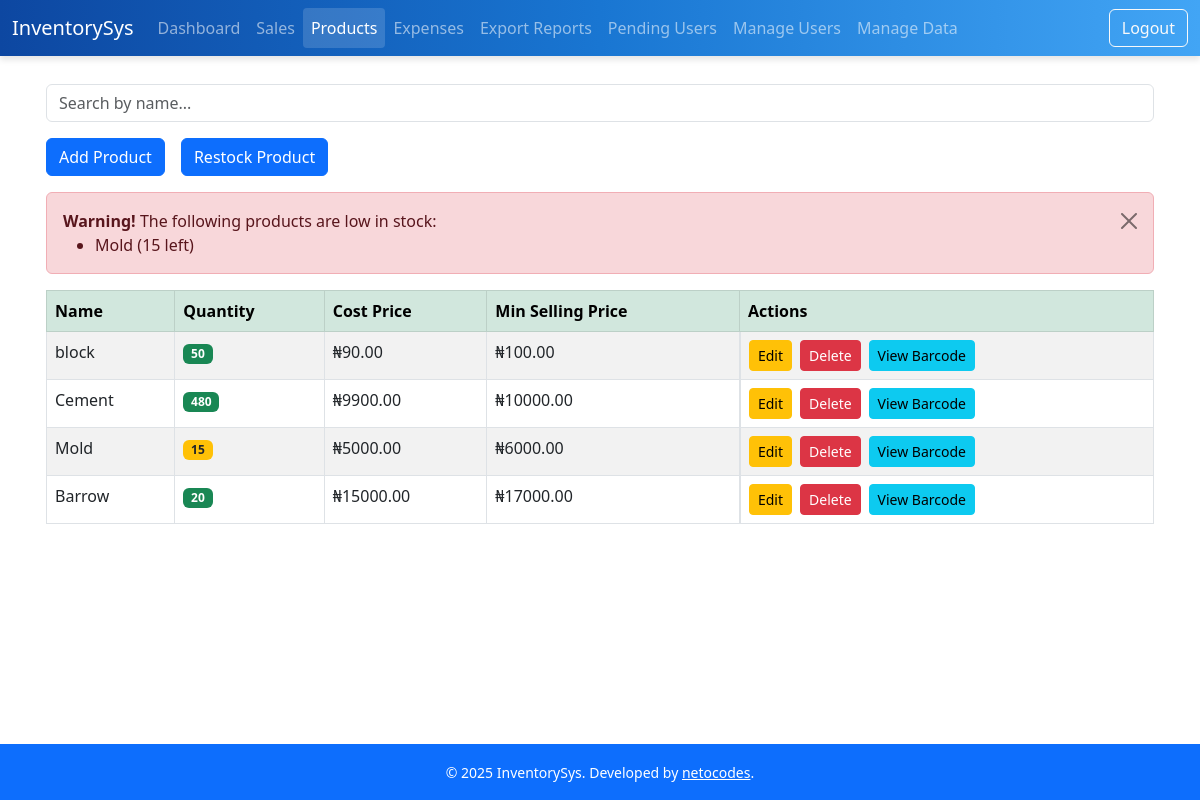
The page /products (signed in) on the database as committed earlier.
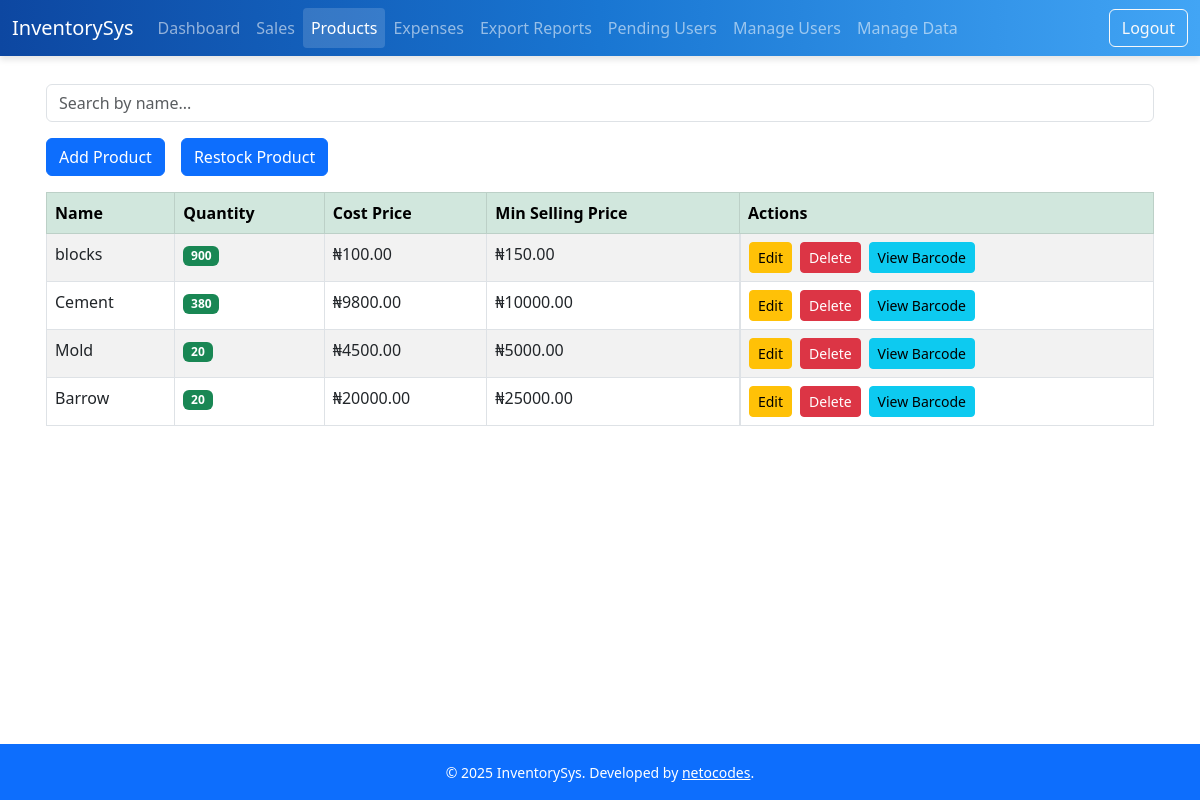
The same page on the database as committed later.
### models.py (models this page shows)
class Product(db.Model):
    id = db.Column(db.Integer, primary_key=True)
    uuid = db.Column(db.String(36), unique=True, default=lambda: str(uuid.uuid4()))
    barcode = db.Column(db.String(100), unique=True, nullable=True)  # <-- Add this line
    name = db.Column(db.String(100), nullable=False)
    quantity = db.Column(db.Integer, nullable=False)
    price = db.Column(db.Float, nullable=False)
    cost_price = db.Column(db.Float, nullable=False)
    timestamp = db.Column(db.DateTime, default=datetime.utcnow)
    last_modified = db.Column(db.DateTime, default=datetime.utcnow, onupdate=datetime.utcnow)
    synced = db.Column(db.Boolean, default=False)
    sales = db.relationship('Sale', backref='product', lazy=True)

### routes/products.py (the view)
@bp.route('/products')
@login_required
def index():
    search = request.args.get('q')
    if search:
        products = Product.query.filter(Product.name.ilike(f"%{search}%")).all()
    else:
        products = Product.query.all()
    low_stock_products = [p for p in products if p.quantity < 20]  # Set threshold as needed
    return render_template('index.html', products=products, low_stock_products=low_stock_products)

### app.py (called while the page is built)
@login_manager.user_loader
def load_user(user_id):
    return User.query.get(int(user_id))

### models.py (called while the page is built)
    def is_admin(self):
        return self.role == 'admin'

### templates/index.html (shortened to what this page needs)
{% extends "base.html" %}
{% block content %}
<form method="get" class="mb-3">
    <input type="text" name="q" class="form-control" placeholder="Search by name..." value="{{ request.args.get('q', '') }}">
</form>
<div class="d-grid gap-2 d-md-flex justify-content-md-start mb-3">
    <a href="{{ url_for('product.add_product') }}" class="btn btn-primary me-md-2">Add Product</a>
    <a href="{{ url_for('product.restock_product') }}" class="btn btn-primary">Restock Product</a>
</div>
{% with messages = get_flashed_messages(with_categories=true) %}
  {% if low_stock_products %}
    <div class="alert alert-danger alert-dismissible fade show flash-message" role="alert">
      <strong>Warning!</strong> The following products are low in stock:
      <ul class="mb-0">
        {% for p in low_stock_products %}
          <li>{{ p.name }} ({{ p.quantity }} left)</li>
        {% endfor %}
      </ul>
      <button type="button" class="btn-close" data-bs-dismiss="alert" aria-label="Close"></button>
    </div>
  {% endif %}
{% endwith %}
<div class="table-responsive">
  <table id="sales-table" class="table table-bordered table-striped nowrap" style="width:100%">
    <thead class="table-success">
        <tr>
            <th>Name</th>
            <th>Quantity</th>
            <th>Cost Price</th>
            <th>Min Selling Price</th>
            <th>Actions</th>
        </tr>
    </thead>
    <tbody>
        {% for product in products %}
        <tr>
            <td>{{ product.name }}</td>
            <td>
              {% if product.quantity <= 10 %}
                <span class="badge bg-danger">{{ product.quantity }}</span>
              {% elif product.quantity < 20 %}
                <span class="badge bg-warning text-dark">{{ product.quantity }}</span>
              {% else %}
                <span class="badge bg-success">{{ product.quantity }}</span>
              {% endif %}
            </td>
            <td>₦{{ "%.2f"|format(product.cost_price) }}</td>
            <td>₦{{ "%.2f"|format(product.price) }}</td>
            <td style="display: flex; align-items: center; gap: 0.5rem; white-space: nowrap;">
                <a href="{{ url_for('product.edit_product', id=product.id) }}" class="btn btn-sm btn-warning">Edit</a>
                <a href="{{ url_for('product.delete_product', id=product.id) }}" class="btn btn-sm btn-danger" onclick="return confirm('Are you sure you want to delete this product?');">Delete</a>
                {% if product.barcode %}
                    <a href="{{ url_for('product.view_barcode', barcode_value=product.barcode) }}" class="btn btn-sm btn-info">View Barcode</a>
                {% endif %}
            </td>
        </tr>
        {% else %}
        <tr><td colspan="5" class="text-center">No products found.</td></tr>
        {% endfor %}
    </tbody>
  </table>
</div>
{% endblock %}

Rows that differ between the two databases and show on the page:
no longer on one of the page's lists (row edited): Product: name "Mold", quantity "15"
changed Product: name "block" → "blocks"; quantity "50" → "900"; cost_price "90.00" → "100.00"; price "100.00" → "150.00"
changed Product "Cement": quantity "480" → "380"; cost_price "9900.00" → "9800.00"
changed Product "Mold": cost_price "5000.00" → "4500.00"; price "6000.00" → "5000.00"; quantity "15" → "20"
changed Product "Barrow": cost_price "15000.00" → "20000.00"; price "17000.00" → "25000.00"
Other text that changed with them:
text no longer shown: "Warning! The following products are low in stock:"
